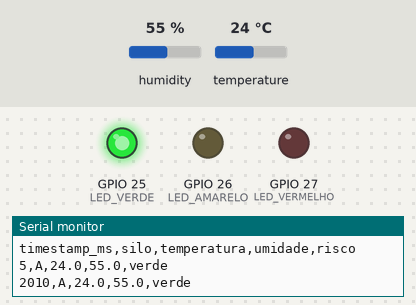
A sketch run on a simulated ESP32. Shown: output pins drawn as LEDs (lit = HIGH), the last lines printed to the serial monitor. The test bench sets the inputs (shaded band); at power-on: humidity 55 %, temperature 24 °C.

Above: at 2.8 s.
2.9 s: humidity set to 63 %
5.6 s: humidity set to 66 %
At 7.1 s:
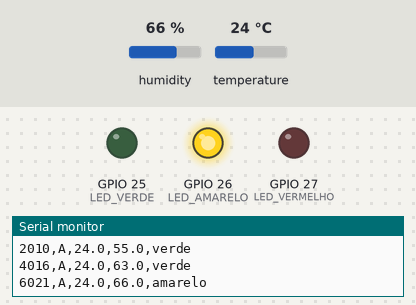
8.3 s: temperature set to 31.3 °C
11.2 s: temperature set to 32.8 °C
At 13.5 s:
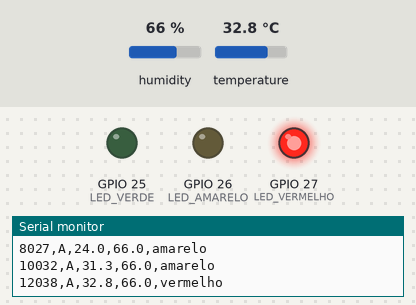
13.9 s: temperature set to 12 °C
At 15.2 s:
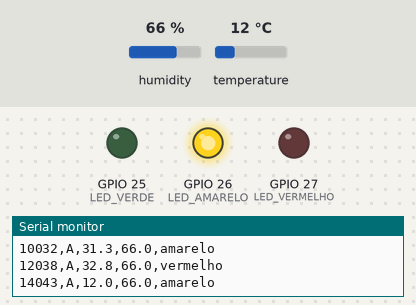
16.6 s: humidity set to 22 %
At 18.6 s:
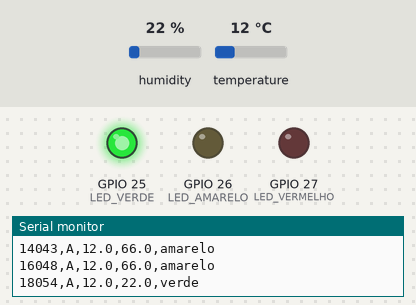
Timing chart, 0 to 20.1 s (numbered marks = the images above; inputs shaded):
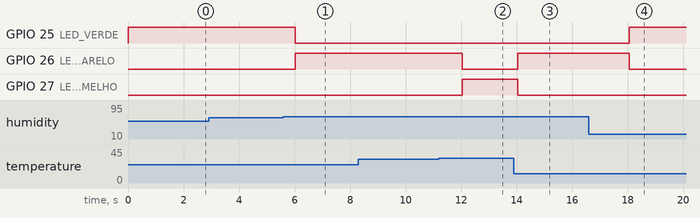

Measured:
- the behaviour switches between 64 and 65 % on humidity (found by bisection; images 0 and 1)
- the behaviour switches between 32 and 32.1 °C on temperature (found by bisection; images 1 and 2)
- after the input at 5.6 s, GPIO 25 (LED_VERDE): HIGH → LOW after 0.42 s; GPIO 26 (LED_AMARELO): LOW → HIGH after 0.42 s
- after the input at 11.2 s, GPIO 26 (LED_AMARELO): HIGH → LOW after 0.84 s; GPIO 27 (LED_VERMELHO): LOW → HIGH after 0.84 s
- after the input at 13.9 s, GPIO 26 (LED_AMARELO): LOW → HIGH after 0.14 s; GPIO 27 (LED_VERMELHO): HIGH → LOW after 0.14 s
- after the input at 16.6 s, GPIO 25 (LED_VERDE): LOW → HIGH after 1.5 s; GPIO 26 (LED_AMARELO): HIGH → LOW after 1.5 s

The sketch:

sketch.ino
```cpp
// GraoSafe — ESP32 + DHT22 + 3 LEDs (verde, amarelo, vermelho)
// Lê temperatura e umidade a cada 2 s, calcula o risco, acende o LED e imprime no
// Serial Monitor em CSV:  timestamp_ms,silo,temperatura,umidade,risco
// Essas linhas podem ser coladas no painel web (seção "Sensor real").

#include <DHT.h>

#define PINO_DHT 15
#define LED_VERDE 25
#define LED_AMARELO 26
#define LED_VERMELHO 27

// Limites didáticos (iguais aos do painel web)
const float TEMP_ATENCAO = 28.0;  // °C
const float TEMP_PERIGO  = 32.0;
const float UMID_ATENCAO = 65.0;  // % UR
const float UMID_PERIGO  = 75.0;

const char* SILO = "A";
const unsigned long INTERVALO_MS = 2000;

DHT dht(PINO_DHT, DHT22);

// Mesma regra do painel: vermelho > amarelo > verde
const char* calcularRisco(float t, float u) {
  if (t > TEMP_PERIGO || u > UMID_PERIGO) return "vermelho";
  if (t >= TEMP_ATENCAO || u >= UMID_ATENCAO) return "amarelo";
  return "verde";
}

void acenderLed(const char* risco) {
  digitalWrite(LED_VERDE,    strcmp(risco, "verde") == 0);
  digitalWrite(LED_AMARELO,  strcmp(risco, "amarelo") == 0);
  digitalWrite(LED_VERMELHO, strcmp(risco, "vermelho") == 0);
}

void setup() {
  Serial.begin(115200);
  pinMode(LED_VERDE, OUTPUT);
  pinMode(LED_AMARELO, OUTPUT);
  pinMode(LED_VERMELHO, OUTPUT);
  dht.begin();
  Serial.println("timestamp_ms,silo,temperatura,umidade,risco");  // cabeçalho do CSV
}

void loop() {
  float t = dht.readTemperature();
  float u = dht.readHumidity();

  if (isnan(t) || isnan(u)) {
    Serial.println("ERRO: leitura invalida do DHT22. Verifique a ligacao.");
  } else {
    const char* risco = calcularRisco(t, u);
    acenderLed(risco);
    Serial.print(millis()); Serial.print(',');
    Serial.print(SILO);     Serial.print(',');
    Serial.print(t, 1);     Serial.print(',');
    Serial.print(u, 1);     Serial.print(',');
    Serial.println(risco);
  }
  delay(INTERVALO_MS);
}
```
